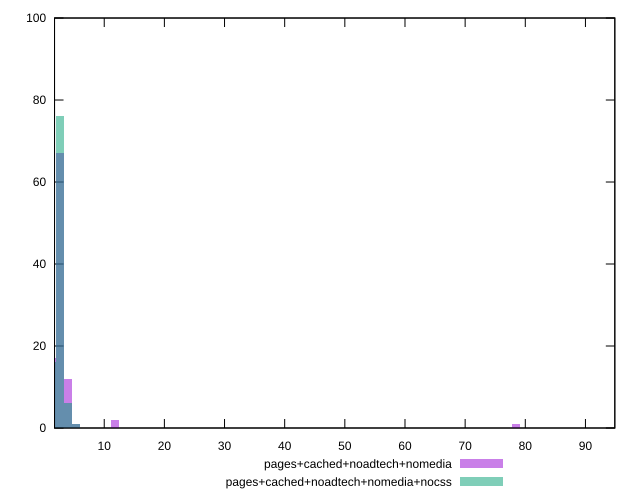

Write the gnuplot code that produced this figure.
reset

$pagesCachedNoadtechNomedia <<EOF
78.52355500239058 1
3.926177750119529 12
2.6174518334130195 67
11.778533250358588 2
1.3087259167065097 17
5.234903666826039 1
EOF

$pagesCachedNoadtechNomediaNocss <<EOF
95.53699191957521 1
3.926177750119529 6
2.6174518334130195 76
1.3087259167065097 16
5.234903666826039 1
EOF

set key outside below
set boxwidth 1.3087259167065097
set xrange [1.7380000000000002:94.884]
set yrange [0:100]
set trange [0:100]
set style fill transparent solid 0.5 noborder
set terminal svg size 640, 500 enhanced background rgb 'white'
set output "report_0_00242021-02-20T12:25:28.543Z/server-response-time/comparison/histogram/3_vs_4.svg"

plot $pagesCachedNoadtechNomedia title "pages+cached+noadtech+nomedia" with boxes, \
     $pagesCachedNoadtechNomediaNocss title "pages+cached+noadtech+nomedia+nocss" with boxes

reset
